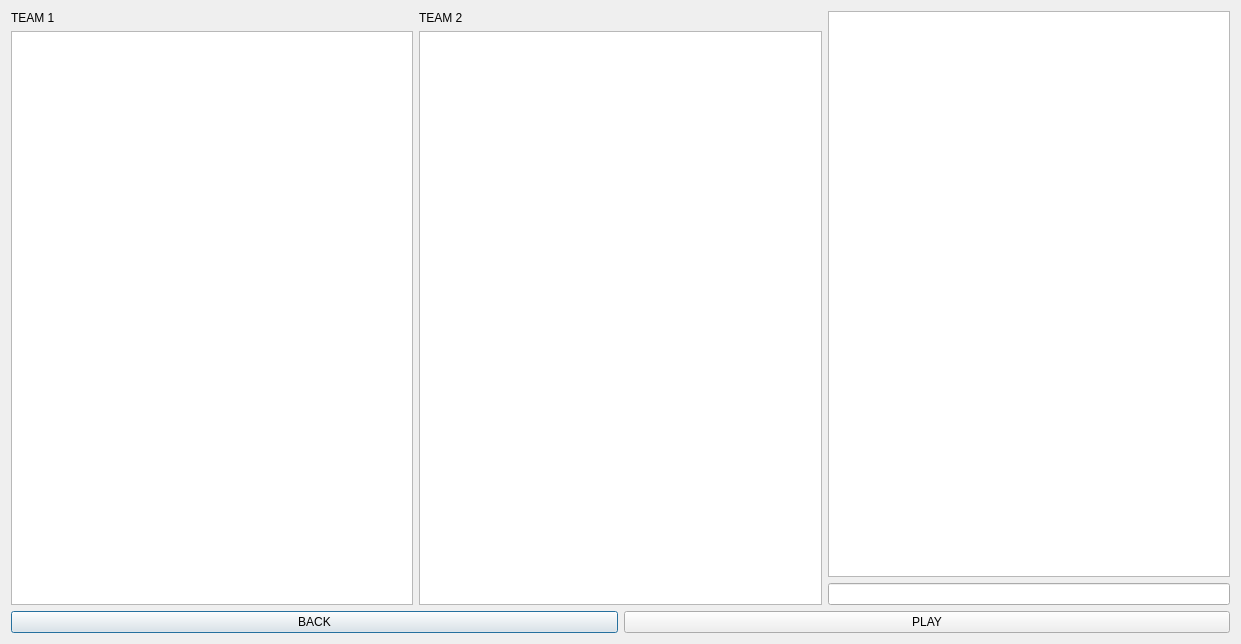
<?xml version="1.0" encoding="UTF-8"?>
<ui version="4.0">
 <class>WaitingRoom</class>
 <widget class="QDialog" name="WaitingRoom">
  <property name="geometry">
   <rect>
    <x>0</x>
    <y>0</y>
    <width>1241</width>
    <height>644</height>
   </rect>
  </property>
  <property name="windowTitle">
   <string>MATFWars</string>
  </property>
  <layout class="QVBoxLayout" name="verticalLayout_4">
   <item>
    <layout class="QHBoxLayout" name="horizontalLayout_3">
     <item>
      <layout class="QVBoxLayout" name="verticalLayout">
       <item>
        <widget class="QLabel" name="team1_label">
         <property name="text">
          <string>TEAM 1</string>
         </property>
        </widget>
       </item>
       <item>
        <widget class="QTextBrowser" name="team1_textBrowser"/>
       </item>
      </layout>
     </item>
     <item>
      <layout class="QVBoxLayout" name="verticalLayout_2">
       <item>
        <widget class="QLabel" name="team2_label">
         <property name="text">
          <string>TEAM 2</string>
         </property>
        </widget>
       </item>
       <item>
        <widget class="QTextBrowser" name="team2_textBrowser"/>
       </item>
      </layout>
     </item>
     <item>
      <layout class="QVBoxLayout" name="verticalLayout_3">
       <item>
        <widget class="QTextBrowser" name="chat_textBrowser"/>
       </item>
       <item>
        <widget class="QLineEdit" name="chat_lineEdit"/>
       </item>
      </layout>
     </item>
    </layout>
   </item>
   <item>
    <layout class="QHBoxLayout" name="horizontalLayout_4">
     <item>
      <widget class="QPushButton" name="back_wait_button">
       <property name="text">
        <string>BACK</string>
       </property>
      </widget>
     </item>
     <item>
      <widget class="QPushButton" name="play_wait_button">
       <property name="text">
        <string>PLAY</string>
       </property>
      </widget>
     </item>
    </layout>
   </item>
  </layout>
 </widget>
 <resources/>
 <connections/>
</ui>
